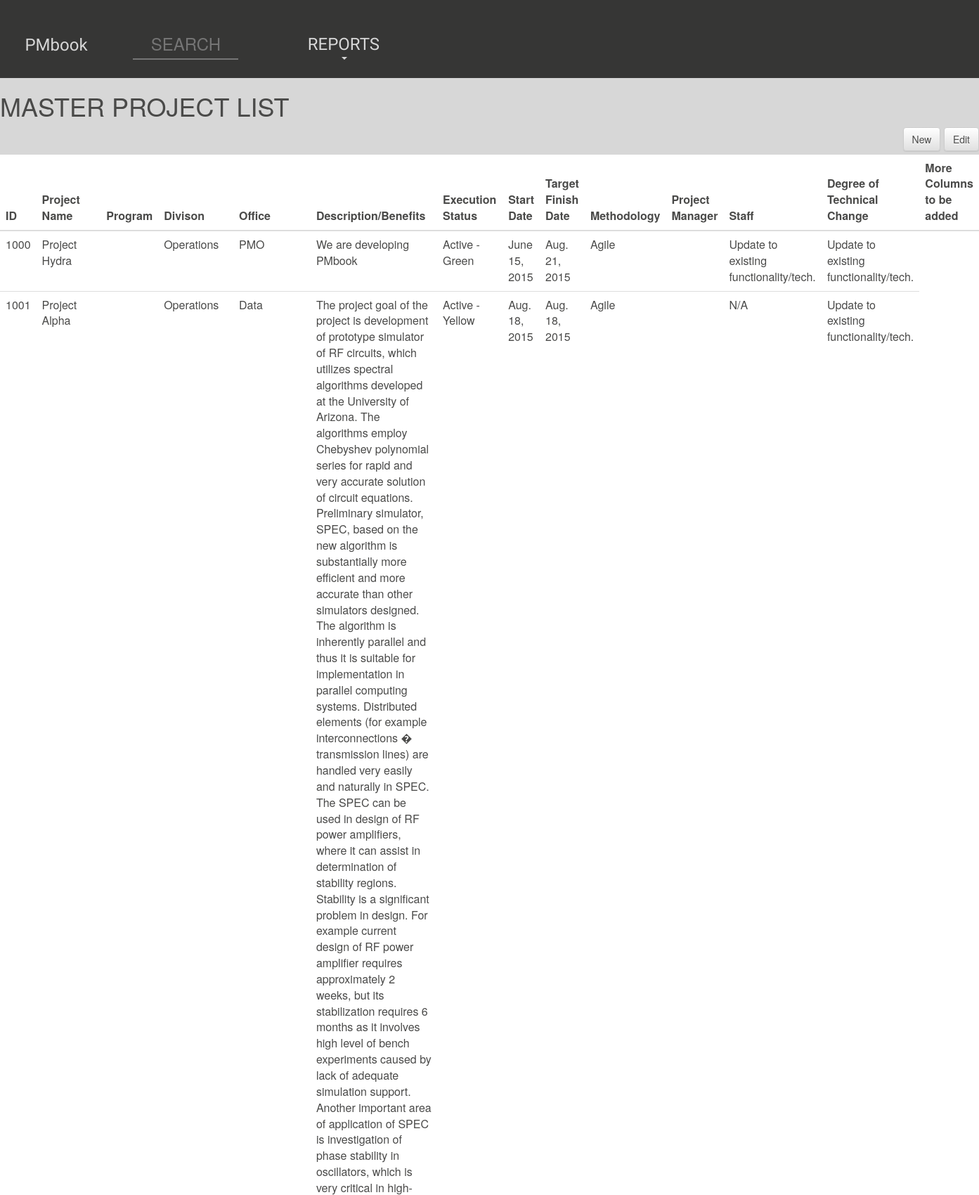
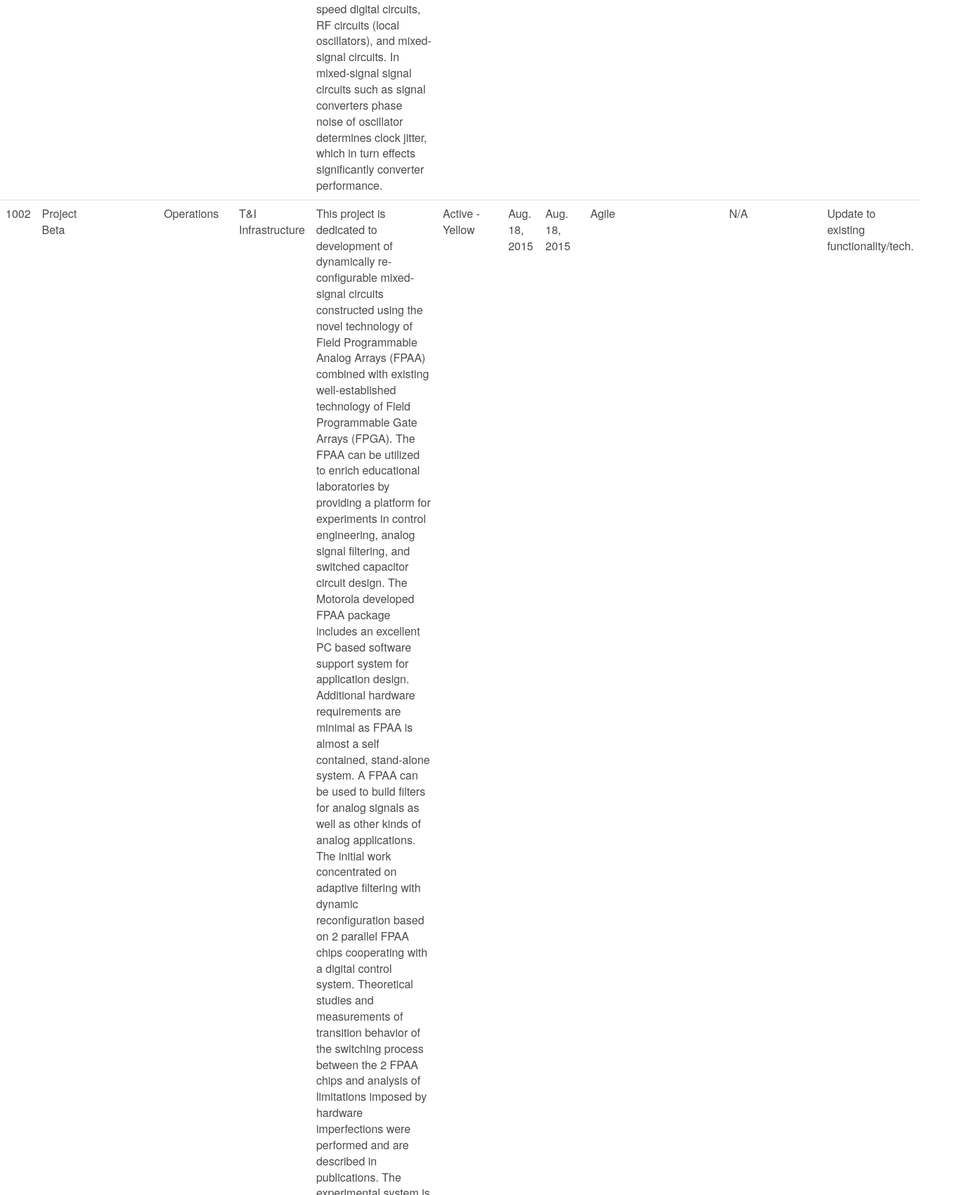
/mpl/ (upper part), run on the app's committed database (2 pictures, top to bottom).
### Models/models.py (models this page shows, shortened)
class Project(models.Model):
    timestamp = models.DateTimeField(auto_now=True)
    name = models.CharField(max_length=100)
    email = models.CharField(max_length=100)
    division = models.ForeignKey(Division)
    office = models.ForeignKey(Office)
    sponsor = models.CharField(max_length=100)
    poc = models.CharField(max_length=100)
    description = models.CharField(max_length=10000)
    method = models.ForeignKey(Methodology, default=1)
    date = models.DateField(default=datetime.now)
    launchdate = models.DateField(default=datetime.now)
    staff = models.CharField(max_length=10000, default='')
    v1 = models.CharField(max_length=10000, default='')
    v2 = models.CharField(max_length=10000, default='')
    v3 = models.CharField(max_length=10000, default='')
    v4 = models.CharField(max_length=10000, default='')
    v5 = models.CharField(max_length=10000, default='')
    comment = models.CharField(max_length=10000, default='')
    needyn1 = models.CharField(max_length=10000, default='')
    needyn2 = models.CharField(max_length=10000, default='')
    needyn3 = models.CharField(max_length=10000, default='')
    needyn4 = models.CharField(max_length=10000, default='')
    needyn5 = models.CharField(max_length=10000, default='')
    needyn6 = models.CharField(max_length=10000, default='')
    valueyn1 = models.CharField(max_length=10000, default='')
    valueyn2 = models.CharField(max_length=10000, default='')
    valueyn3 = models.CharField(max_length=10000, default='')
    valueyn4 = models.CharField(max_length=10000, default='')
    valueyn5 = models.CharField(max_length=10000, default='')
    valueyn6 = models.CharField(max_length=10000, default='')
    techrisk1 = models.CharField(max_length=10000, default='')
    techrisk2 = models.CharField(max_length=10000, default='')
    techrisk3 = models.CharField(max_length=10000, default='')
    techrisk4 = models.CharField(max_length=10000, default='')
    techrisk5 = models.CharField(max_length=10000, default='')
    techrisk6 = models.CharField(max_length=10000, default='')
    techrisk7 = models.CharField(max_length=10000, default='')
    capnum = models.IntegerField(default=1)
    cap = models.CharField(max_length=1000)
    status = models.ForeignKey(Status, default=1)
    poc_contact_info = models.CharField(max_length=100)
    project_id = models.IntegerField()

class Division(models.Model):
    division = models.CharField(max_length=200)
    def __unicode__(self):
        return self.division

class Office(models.Model):
    office = models.CharField(max_length=100)
    def __unicode__(self):
        return self.office

class Status(models.Model):
    status = models.CharField(max_length=100)
    def __unicode__(self):
        return self.status

class Methodology(models.Model):
    methodology = models.CharField(max_length=20)
    def __unicode__(self):
        return self.methodology

### Models/views.py (the view)
# urls.py: url(r'^mpl/', 'Models.views.mpl', name= 'MPL'),
def mpl(request):
    project = Project.objects.all()
    context_instance=RequestContext(request, {
                    'project' : project
                })
    return render_to_response('Models/mpl.html', context_instance)

### Models/templates/Models/mpl.html (shortened to what this page needs)
{% load staticfiles %}
<html lang="eng">
<head>
<link rel="stylesheet" type="text/css" href="{% static 'Models/css/bootstrap.css' %}" />
<link rel="stylesheet" type="text/css" href="{% static 'Models/css/bootstrap-theme.css' %}" />
<link rel="stylesheet" type="text/css" href="{% static 'Models/css/style.css' %}" />
</head>
<body class="projtable">
	<div class="container-fluid">
		<header class="row">
			<nav>
				<ul>
					<li><h3><a href="{% url 'index' %}"> <span> PMbook </span></a></h3></li>
					<li>
                   		<form action="{% url 'search' %}" method="post">
                    		<input type="text" name="project_id" placeholder="SEARCH" id="search">
                    	</form>
                    </li>
					<li role="presentation" class="dropdown">
				    	<a class="dropdown-toggle" data-toggle="dropdown" href="#" role="button" aria-haspopup="true" aria-expanded="false">
				    		<h3>Reports</h3> <span class="caret"></span>
				    	</a>
					</li>
				</ul>
			</nav>
		</header>
		<div class="row">
			<h1>Master Project List </h1>
			<div class="editmenu">
				<a class="btn btn-default" type="button" href="#">New</a>
                <a class="btn btn-default" type="button" href="#">Edit</a>
			</div>
		</div>
		<div class="row">
			<table id="mpl" class="table table-hover">
				<thead>
					<tr>
					   <th>ID
					   <th>Project Name
					   <th>Program
     				   <th>Divison
					   <th>Office
					   <th>Description/Benefits
					   <th>Execution Status
					   <th>Start Date
					   <th>Target Finish Date
					   <th>Methodology
					   <th>Project Manager
					   <th>Staff
					   <th>Degree of Technical Change
					   <th>More Columns to be added
					<tbody>
						{% for p in project %}
					<tr>
					 	<td>{{p.project_id}}
					 	<td>{{p.name}}
					 	<td>
					 	<td>{{p.division}}
					 	<td>{{p.office}}
					 	<td>{{p.description}}
					 	<td>{{p.status}}
					 	<td>{{p.date}}
					 	<td>{{p.launchdate}}
					 	<td>{{p.method}}
					 	<td>
					 	<td>{{p.techrisk4}}
					 	<td>Update to existing functionality/tech.
						{% endfor %}
			</table>
		</div>
</div>
</body>
</html>

### Models/static/Models/css/style.css (style rules this page uses)
body { background:#d7d7d7; text-align:left; margin:0px; padding:0; color: #4a4a49; overflow: scroll; }
input { max-width: 200px; }
a, a:visited { color: #4a4a49; text-decoration:none; }
header { background:#363635; padding:10px; margin:0; text-align:center; color: #ebebeb; }
header a { color:#d7d7d7; }
header h3 { text-transform: uppercase; color: #d7d7d7; }
header h3 span { text-transform: none; }
header.row { padding: 0px; }
nav { float:left; margin-left: -60px; }
nav li { display:inline-block; min-width: 200px; }
li.dropdown { text-align: center; top:30px; }
span.caret { display:inline; }
#search { width: 150px; color: #d7d7d7; max-width: 180px; height: 45px; padding: 2px; margin-right: 40px; color: #ffffff; font-size: 24px; text-align:center; background-color: transparent; border-width: medium medium 2px; border-style: none none solid; }
h3 { font-family: 'Varela', sans-serif; text-transform: uppercase; }
h3 span { display: block; text-transform: none; }
.projtable table { background-color: #ffffff; overflow: auto; }
.projtable table { padding: 0; margin: 0; }
.projtable h1 { text-transform: uppercase; }
.editmenu { float:right; display: inline-block; position:relative; margin-bottom: 5px; }
.editmenu a { color: #4a4a49; }

### data on the page
Project: project_id "1000", name "Project Hydra", division "Operations", office "PMO", description "We are developing PMbook", status "Active - Green", date "June 15, 2015", launchdate "Aug. 21, 2015", method "Agile", techrisk4 "Update to existing functionality/tech."
Project: project_id "1001", name "Project Alpha", division "Operations", office "Data", description "The project goal of the project is development of prototype simulator of RF circuits, which utilizes spectral algorithms developed at the University of Arizona. The algorithms employ Chebyshev polynomial series for rapid and very accurate solution of circuit equations. Preliminary simulator, SPEC, based on the new algorithm is substantially more efficient and more accurate than other simulators designed. The algorithm is inherently parallel and thus it is suitable for implementation in parallel computing systems. Distributed elements (for example interconnections � transmission lines) are handled very easily and naturally in SPEC. The SPEC can be used in design of RF power amplifiers, where…", status "Active - Yellow", date "Aug. 18, 2015", launchdate "Aug. 18, 2015", method "Agile", techrisk4 "N/A"
Project: project_id "1002", name "Project Beta", division "Operations", office "T&I Infrastructure", status "Active - Yellow", date "Aug. 18, 2015", launchdate "Aug. 18, 2015", method "Agile", techrisk4 "N/A"
